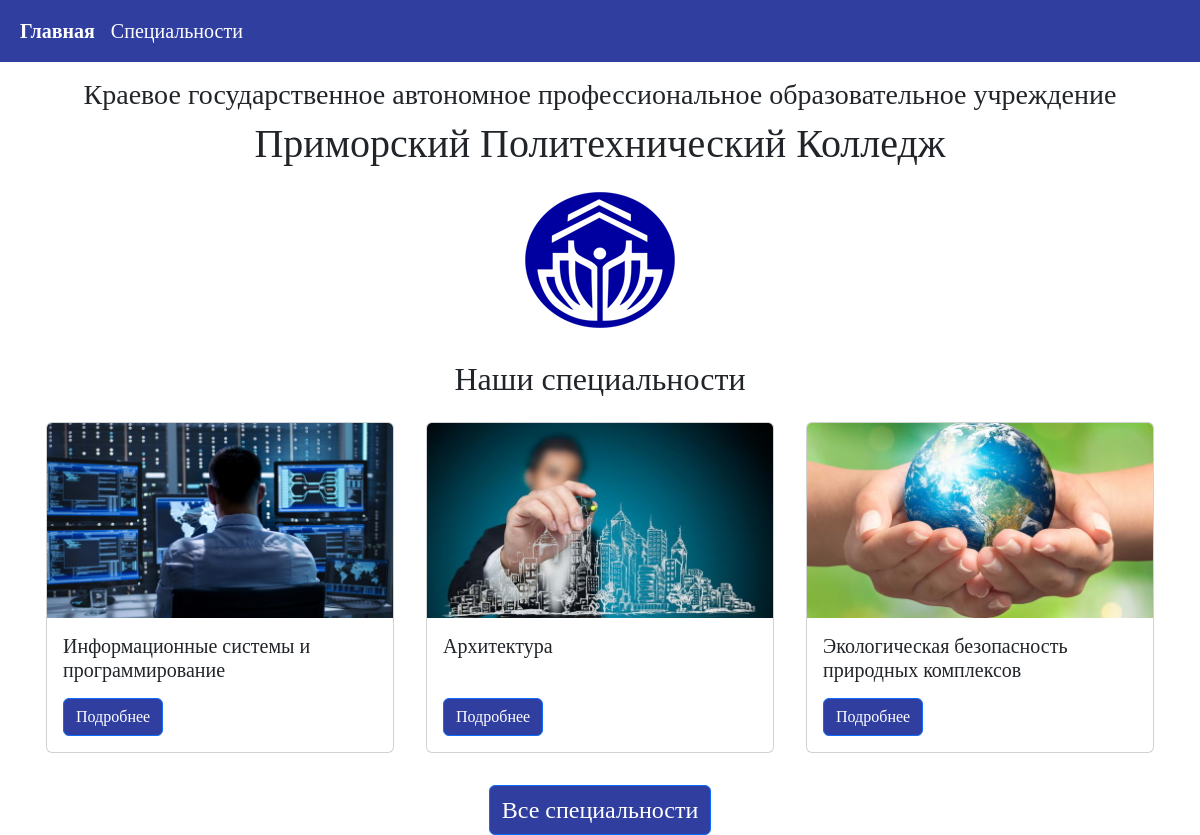
The page / on the database its author committed.
### main/models.py (models this page shows, shortened)
class Specialty(models.Model):
    title = models.CharField('Название', max_length=100)
    code = models.CharField('Код', max_length=20)
    qualification = models.CharField('Квалификация', max_length=100)
    description = models.TextField('Описание')
    form_of_education = models.CharField('Форма обучения', max_length=20)
    education_level = models.CharField('Уровень образования', max_length=20)
    period_of_study = models.CharField('Срок обучения', max_length=20)
    image_main = models.ImageField('Главная картинка', blank=True, null=True, upload_to='images')
    image_description = models.ImageField('Картинка в описании', blank=True, null=True, upload_to='images')
    class Meta:
        verbose_name = 'Специальность'
        verbose_name_plural = 'Специальности'

### main/views.py (the view)
# urls.py: path('', views.index, name='home'),
def index(request):
    specialities = Specialty.objects.all()[:3]
    return render(request, 'main/index.html', {'title': 'Главная страница', 'specialities': specialities})

### main/templates/main/index.html (shortened to what this page needs)
{% extends 'main/layout.html' %}
{% block content %}
<div class="row justify-content-center pt-3">
    <div class="col-md-auto">
        <h3 class="align-self-center">Краевое государственное автономное профессиональное образовательное
            учреждение</h3>
    </div>
</div>
<div class="row justify-content-center">
    <div class="col-md-auto">
        <h1 class="align-self-center">Приморский Политехнический Колледж</h1>
    </div>
</div>
<div class="row justify-content-center p-3">
    <div class="col-md-auto">
        <img src="/media/static_images/Logo.png" class="card-img-top" alt="...">
    </div>
</div>
<div class="row justify-content-center pt-3">
    <div class="col-md-auto">
        <h2>Наши специальности</h2>
    </div>
</div>
<div class="row">
    {% for spec in specialities %}
    <div class="col-sm-4 p-3">
        <div class="card h-100">
            <img src="{{ spec.image_main.url }}" class="card-img-top" alt="...">
            <div class="card-body d-flex align-items-start flex-column">
                <h5 class="card-title mb-auto">{{ spec.title }}</h5>
                <a href="{% url 'specialty-detail' spec.id %}" class="btn btn-primary bg-main-ppk mt-3">Подробнее</a>
            </div>
        </div>
    </div>
    {% endfor %}
</div>
<div class="row justify-content-center">
    <div class="col-md-auto">
        <a href="{% url 'specialities'%}" class="btn btn-primary bg-main-ppk mt-3 fs-4">Все специальности</a>
    </div>
</div>
{% endblock %}

### main/static/main/css/style.css (style rules this page uses)
body { font-family: ukAntique }

### main/static/main/css/ppk_style.css (style rules this page uses)
.bg-main-ppk { background-color: #303f9f }

### rows shown on the page
Specialty: image_main (picture), title "Информационные системы и программирование"
Specialty: image_main (picture), title "Архитектура"
Specialty: image_main (picture), title "Экологическая безопасность природных комплексов"
